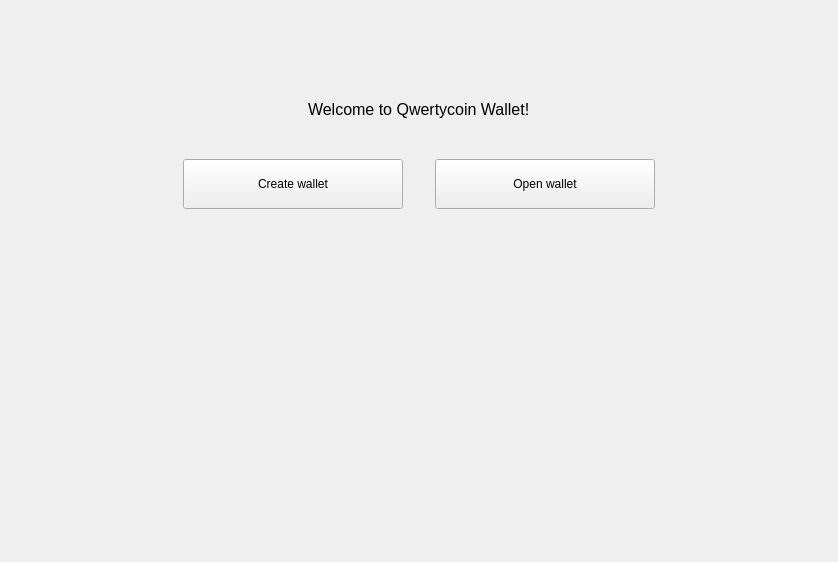
<?xml version="1.0" encoding="UTF-8"?>
<ui version="4.0">
 <class>NoWalletFrame</class>
 <widget class="QFrame" name="NoWalletFrame">
  <property name="geometry">
   <rect>
    <x>0</x>
    <y>0</y>
    <width>838</width>
    <height>562</height>
   </rect>
  </property>
  <property name="windowTitle">
   <string>Frame</string>
  </property>
  <property name="frameShape">
   <enum>QFrame::NoFrame</enum>
  </property>
  <property name="frameShadow">
   <enum>QFrame::Raised</enum>
  </property>
  <layout class="QVBoxLayout" name="verticalLayout">
   <property name="spacing">
    <number>0</number>
   </property>
   <property name="leftMargin">
    <number>0</number>
   </property>
   <property name="topMargin">
    <number>0</number>
   </property>
   <property name="rightMargin">
    <number>0</number>
   </property>
   <property name="bottomMargin">
    <number>0</number>
   </property>
   <item>
    <spacer name="verticalSpacer">
     <property name="orientation">
      <enum>Qt::Vertical</enum>
     </property>
     <property name="sizeType">
      <enum>QSizePolicy::MinimumExpanding</enum>
     </property>
     <property name="sizeHint" stdset="0">
      <size>
       <width>20</width>
       <height>100</height>
      </size>
     </property>
    </spacer>
   </item>
   <item alignment="Qt::AlignHCenter">
    <widget class="QLabel" name="m_welcomeLabel">
     <property name="font">
      <font>
       <pointsize>12</pointsize>
      </font>
     </property>
     <property name="text">
      <string>Welcome to Qwertycoin Wallet!</string>
     </property>
    </widget>
   </item>
   <item>
    <spacer name="verticalSpacer_4">
     <property name="orientation">
      <enum>Qt::Vertical</enum>
     </property>
     <property name="sizeType">
      <enum>QSizePolicy::Fixed</enum>
     </property>
     <property name="sizeHint" stdset="0">
      <size>
       <width>20</width>
       <height>40</height>
      </size>
     </property>
    </spacer>
   </item>
   <item>
    <layout class="QHBoxLayout" name="horizontalLayout">
     <property name="spacing">
      <number>0</number>
     </property>
     <item>
      <spacer name="horizontalSpacer_2">
       <property name="orientation">
        <enum>Qt::Horizontal</enum>
       </property>
       <property name="sizeHint" stdset="0">
        <size>
         <width>40</width>
         <height>20</height>
        </size>
       </property>
      </spacer>
     </item>
     <item>
      <widget class="QPushButton" name="m_createWalletButton">
       <property name="sizePolicy">
        <sizepolicy hsizetype="Fixed" vsizetype="Fixed">
         <horstretch>0</horstretch>
         <verstretch>0</verstretch>
        </sizepolicy>
       </property>
       <property name="minimumSize">
        <size>
         <width>220</width>
         <height>50</height>
        </size>
       </property>
       <property name="maximumSize">
        <size>
         <width>220</width>
         <height>50</height>
        </size>
       </property>
       <property name="text">
        <string>Create wallet</string>
       </property>
      </widget>
     </item>
     <item>
      <spacer name="horizontalSpacer">
       <property name="orientation">
        <enum>Qt::Horizontal</enum>
       </property>
       <property name="sizeType">
        <enum>QSizePolicy::Fixed</enum>
       </property>
       <property name="sizeHint" stdset="0">
        <size>
         <width>32</width>
         <height>20</height>
        </size>
       </property>
      </spacer>
     </item>
     <item>
      <widget class="QPushButton" name="m_openWalletButton">
       <property name="sizePolicy">
        <sizepolicy hsizetype="Fixed" vsizetype="Fixed">
         <horstretch>0</horstretch>
         <verstretch>0</verstretch>
        </sizepolicy>
       </property>
       <property name="minimumSize">
        <size>
         <width>220</width>
         <height>50</height>
        </size>
       </property>
       <property name="maximumSize">
        <size>
         <width>220</width>
         <height>50</height>
        </size>
       </property>
       <property name="text">
        <string>Open wallet</string>
       </property>
      </widget>
     </item>
     <item>
      <spacer name="horizontalSpacer_3">
       <property name="orientation">
        <enum>Qt::Horizontal</enum>
       </property>
       <property name="sizeHint" stdset="0">
        <size>
         <width>40</width>
         <height>20</height>
        </size>
       </property>
      </spacer>
     </item>
    </layout>
   </item>
   <item>
    <spacer name="verticalSpacer_3">
     <property name="orientation">
      <enum>Qt::Vertical</enum>
     </property>
     <property name="sizeHint" stdset="0">
      <size>
       <width>20</width>
       <height>376</height>
      </size>
     </property>
    </spacer>
   </item>
  </layout>
 </widget>
 <resources/>
 <connections>
  <connection>
   <sender>m_createWalletButton</sender>
   <signal>clicked()</signal>
   <receiver>NoWalletFrame</receiver>
   <slot>createWallet()</slot>
   <hints>
    <hint type="sourcelabel">
     <x>292</x>
     <y>184</y>
    </hint>
    <hint type="destinationlabel">
     <x>418</x>
     <y>280</y>
    </hint>
   </hints>
  </connection>
  <connection>
   <sender>m_openWalletButton</sender>
   <signal>clicked()</signal>
   <receiver>NoWalletFrame</receiver>
   <slot>openWallet()</slot>
   <hints>
    <hint type="sourcelabel">
     <x>544</x>
     <y>184</y>
    </hint>
    <hint type="destinationlabel">
     <x>418</x>
     <y>280</y>
    </hint>
   </hints>
  </connection>
 </connections>
 <slots>
  <signal>createWalletClickedSignal()</signal>
  <signal>openWalletClickedSignal()</signal>
  <slot>okClicked()</slot>
  <slot>passwordChanged(QString)</slot>
 </slots>
</ui>
